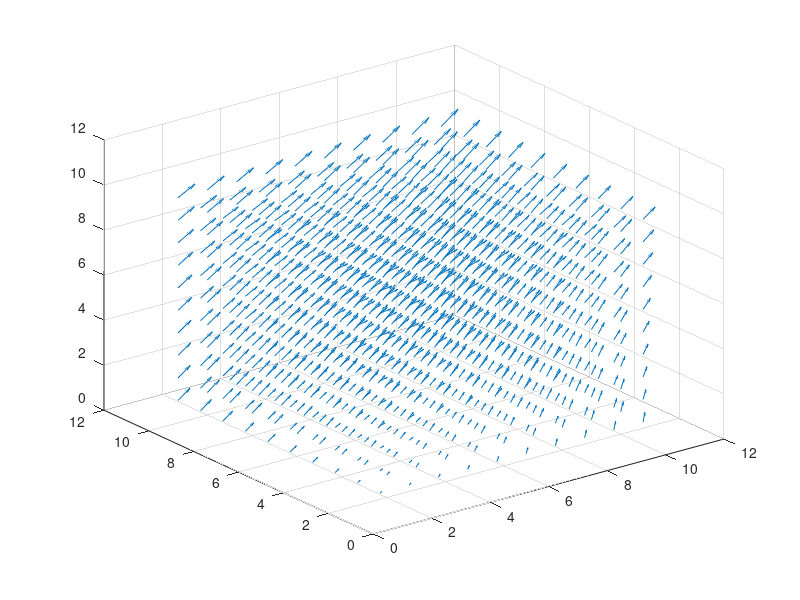

MATLAB code for this plot: (Note: this script raises an error after producing the figure.)
%// Create a quiver3 as we normally would (could also be 2D quiver)

x = 1:10;
y = 1:10;
z = 1:10;
[X,Y,Z] = meshgrid(x, y,z);
%Z = zeros(size(X));
U = sqrt(Y.^2 + Z.^2);
V = zeros(size(X));
W = sqrt(X.^2 + Y.^2);

q = quiver3(X, Y, Z, U, V, W);

%// Compute the magnitude of the vectors
mags = sqrt(sum(cat(2, q.UData(:), q.VData(:), ...
            reshape(q.WData, numel(q.UData), [])).^2, 2));

%// Get the current colormap
currentColormap = colormap(gca);

%// Now determine the color to make each arrow using a colormap
[~, ~, ind] = histcounts(mags, size(currentColormap, 1));

%// Now map this to a colormap to get RGB
cmap = uint8(ind2rgb(ind(:), currentColormap) * 255);
cmap(:,:,4) = 255;
cmap = permute(repmat(cmap, [1 3 1]), [2 1 3]);

%// We repeat each color 3 times (using 1:3 below) because each arrow has 3 vertices
set(q.Head, ...
    'ColorBinding', 'interpolated', ...
    'ColorData', reshape(cmap(1:3,:,:), [], 4).');   %'

%// We repeat each color 2 times (using 1:2 below) because each tail has 2 vertices
set(q.Tail, ...
    'ColorBinding', 'interpolated', ...
    'ColorData', reshape(cmap(1:2,:,:), [], 4).');